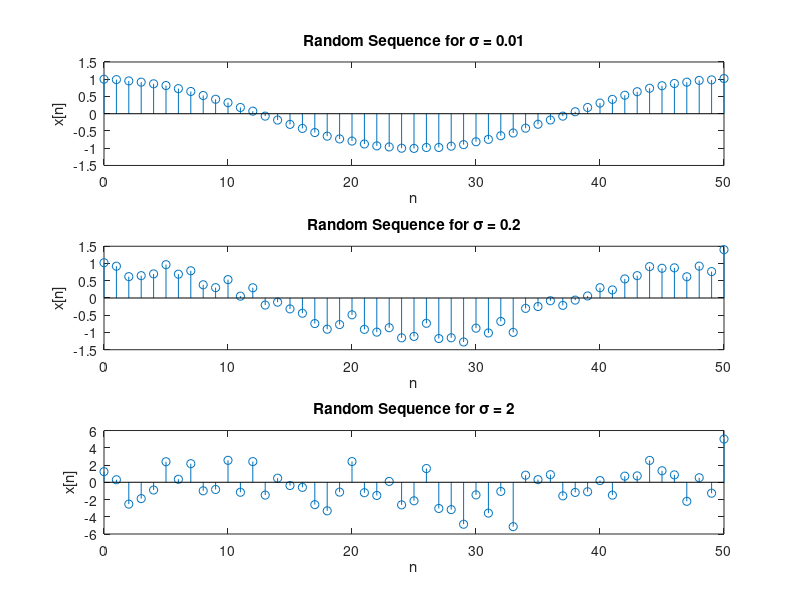

Write MATLAB code to recreate this figure.
n = 0 : 50;
w = randn(size(n));
sigma = [0.01 0.2 2];

x1 = cos(0.04 * pi .* n) + sigma(1) * w;
x2 = cos(0.04 * pi .* n) + sigma(2) * w;
x3 = cos(0.04 * pi .* n) + sigma(3) * w;

x = [x1; x2; x3];

subplot(3,1,1);
stem(n, x(1, :));
xlabel('n');
ylabel('x[n]');
title('Random Sequence for \sigma = 0.01');

subplot(3,1,2);
stem(n, x(2, :));
xlabel('n');
ylabel('x[n]');
title('Random Sequence for \sigma = 0.2');

subplot(3,1,3);
stem(n, x(3, :));
xlabel('n');
ylabel('x[n]');
title('Random Sequence for \sigma = 2');